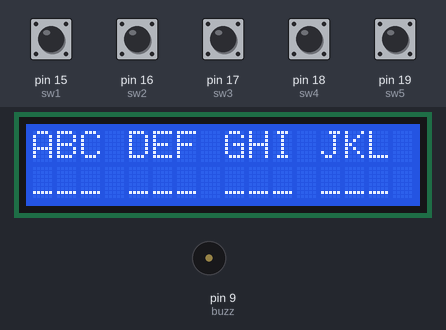
The sketch below on a simulated Arduino Uno, built with avr-gcc and run on an emulated ATmega328P. Parts: 16×2 character LCD, buzzer (waves = sounding). The test bench sets the inputs (shaded band); at power-on: pin 15 (sw1), pin 16 (sw2), pin 17 (sw3), pin 18 (sw4), pin 19 (sw5) HIGH.

Above: at 1.3 s.
1.4 s: pin 19 (sw5) pulled LOW for 0.15 s
At 1.7 s:
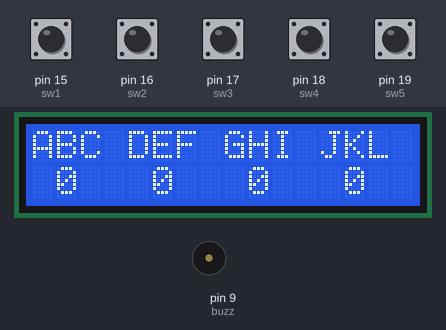
4.5 s: pin 15 (sw1) pulled LOW for 0.15 s
At 5.1 s:
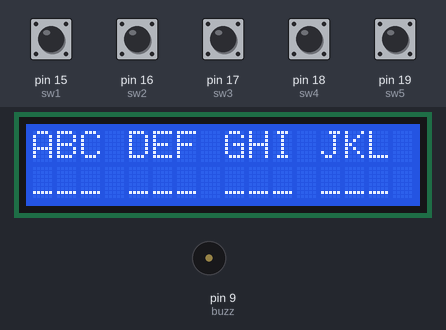
6.1 s: pin 19 (sw5) pulled LOW for 1 s
At 7.5 s:
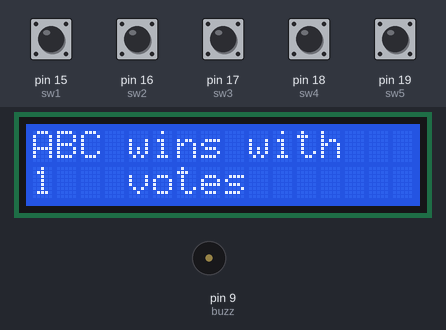
Timing chart, 0 to 9.1 s (numbered marks = the images above; inputs shaded):
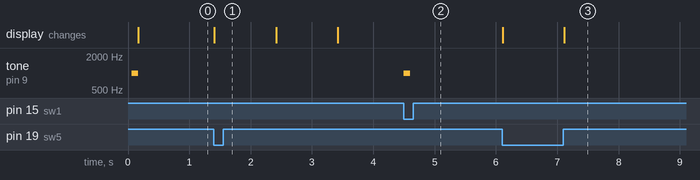

The sketch:

vote_machine.ino
```cpp
#include<LiquidCrystal.h>
LiquidCrystal lcd(12, 11, 5, 4, 3, 2);

#define sw1 15
#define sw2 16
#define sw3 17
#define sw4 18
#define sw5 19

const int buzz = 9;

void buzz_sound ();

int vote1 = 0;
int vote2 = 0;
int vote3 = 0;
int vote4 = 0;

void setup()
{
  pinMode(sw1, INPUT);
  pinMode(sw2, INPUT);
  pinMode(sw3, INPUT);
  pinMode(sw4, INPUT);
  pinMode(sw5, INPUT);
  pinMode(buzz, OUTPUT);
  lcd.begin(16, 2);
  lcd.print("Voting Machine");
  buzz_sound();
  digitalWrite(sw1, HIGH);
  digitalWrite(sw2, HIGH);
  digitalWrite(sw3, HIGH);
  digitalWrite(sw4, HIGH);
  digitalWrite(sw5, HIGH);
  lcd.clear();
}
void loop()
{
  lcd.setCursor(0, 0);
  lcd.print("ABC");
  lcd.setCursor(0, 1);
  lcd.print("___");
  lcd.setCursor(4, 0);
  lcd.print("DEF");
  lcd.setCursor(4, 1);
  lcd.print("___");
  lcd.setCursor(8, 0);
  lcd.print("GHI");
  lcd.setCursor(8, 1);
  lcd.print("___");
  lcd.setCursor(12, 0);
  lcd.print("JKL");
  lcd.setCursor(12, 1);
  lcd.print("___");
  if (digitalRead(sw1) == 0)
  {
    buzz_sound();
    vote1++;
    while (digitalRead(sw1) == 0);
  }
  if (digitalRead(sw2) == 0)
  {
    buzz_sound();
    vote2++;
    while (digitalRead(sw2) == 0);
  }
  if (digitalRead(sw3) == 0)
  {
    buzz_sound();
    vote3++;
    while (digitalRead(sw3) == 0);
  }
  if (digitalRead(sw4) == 0)
  {
    buzz_sound();
    vote4++;
    while (digitalRead(sw4) == 0);
  }
  if (digitalRead(sw5) == 0)
  {
    int vote = vote1 + vote2 + vote3 + vote4;

    lcd.clear();
    lcd.setCursor(0, 0);
    lcd.print("ABC");
    lcd.setCursor(1, 1);
    lcd.print(vote1);
    lcd.setCursor(4, 0);
    lcd.print("DEF");
    lcd.setCursor(5, 1);
    lcd.print(vote2);
    lcd.setCursor(8, 0);
    lcd.print("GHI");
    lcd.setCursor(9, 1);
    lcd.print(vote3);
    lcd.setCursor(12, 0);
    lcd.print("JKL");
    lcd.setCursor(13, 1);
    lcd.print(vote4);
    delay(1000);
    lcd.clear();

    if (vote)
    {
      if ((vote1 > vote2 && vote1 > vote3 && vote1 > vote4))
      {
        lcd.clear();
        lcd.print("ABC wins with");
        lcd.setCursor(0, 1);
        lcd.print(vote1);
        lcd.setCursor(4, 1);
        lcd.print("votes"); delay(2000);
        lcd.clear();
      }
      else if ((vote2 > vote1 && vote2 > vote3 && vote2 > vote4))
      {
        lcd.clear();
        lcd.print("DEF wins with");
        lcd.setCursor(0, 1);
        lcd.print(vote2);
        lcd.setCursor(4, 1);
        lcd.print("votes"); delay(2000);
        lcd.clear();
      }
      else if ((vote3 > vote1 && vote3 > vote2 && vote3 > vote4))
      {
        lcd.clear();
        lcd.print("GHI wins with");
        lcd.setCursor(0, 1);
        lcd.print(vote3);
        lcd.setCursor(4, 1);
        lcd.print("votes"); delay(2000);
        lcd.clear();
      }
      else if (vote4 > vote1 && vote4 > vote2 && vote4 > vote3)
      {
        lcd.setCursor(0, 0);
        lcd.clear();
        lcd.print("JKL wins with");
        lcd.setCursor(0, 1);
        lcd.print(vote4);
        lcd.setCursor(4, 1);
        lcd.print("votes");
        delay(2000);
        lcd.clear();
      }

      else
      {
        lcd.clear();
        lcd.print("   Tie Up Or   ");
        lcd.setCursor(0, 1);
        lcd.print("   No Result   ");
        delay(1000);
        lcd.clear();
      }

    }
    else
    {
      lcd.clear();
      lcd.print("No Voting....");
      delay(1000);
      lcd.clear();
    }
    vote1 = 0; vote2 = 0; vote3 = 0; vote4 = 0, vote = 0;
    lcd.clear();
  }

}

void buzz_sound ()
  {
  tone(buzz, 1000);
  delay(100);
  noTone(buzz);
  }
```

Measured:
- after the input at 1.4 s, the display: changes at once (image 1)
- after the input at 4.5 s, tone on pin 9 (buzz): silent → 1000 Hz at once, → silent 0.10 s later
- after the input at 6.1 s, the display: first changes at once (image 3 shows a later state)
